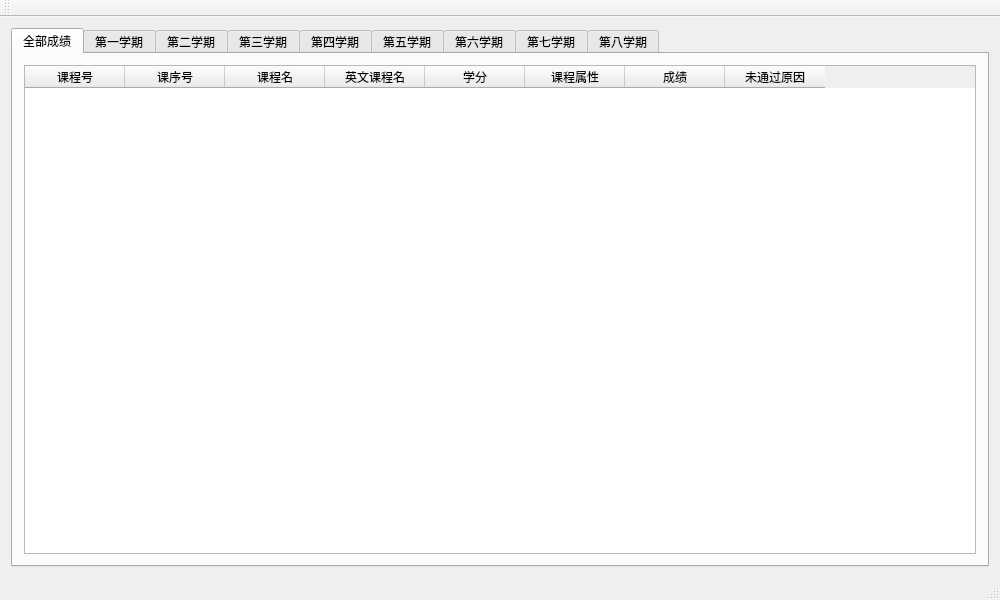
<?xml version="1.0" encoding="UTF-8"?>
<ui version="4.0">
 <class>MainWindow</class>
 <widget class="QMainWindow" name="MainWindow">
  <property name="geometry">
   <rect>
    <x>0</x>
    <y>0</y>
    <width>1000</width>
    <height>600</height>
   </rect>
  </property>
  <property name="windowTitle">
   <string>MainWindow</string>
  </property>
  <widget class="QWidget" name="centralWidget">
   <layout class="QGridLayout" name="gridLayout">
    <item row="0" column="0">
     <widget class="QTabWidget" name="tabWidget">
      <property name="currentIndex">
       <number>0</number>
      </property>
      <widget class="QWidget" name="tab">
       <attribute name="title">
        <string>全部成绩</string>
       </attribute>
       <layout class="QGridLayout" name="gridLayout_2">
        <item row="0" column="0">
         <widget class="QTableWidget" name="tableWidget_all">
          <column>
           <property name="text">
            <string>课程号</string>
           </property>
          </column>
          <column>
           <property name="text">
            <string>课序号</string>
           </property>
          </column>
          <column>
           <property name="text">
            <string>课程名</string>
           </property>
          </column>
          <column>
           <property name="text">
            <string>英文课程名</string>
           </property>
          </column>
          <column>
           <property name="text">
            <string>学分</string>
           </property>
          </column>
          <column>
           <property name="text">
            <string>课程属性</string>
           </property>
          </column>
          <column>
           <property name="text">
            <string>成绩</string>
           </property>
          </column>
          <column>
           <property name="text">
            <string>未通过原因</string>
           </property>
          </column>
         </widget>
        </item>
       </layout>
      </widget>
      <widget class="QWidget" name="tab_6">
       <attribute name="title">
        <string>第一学期</string>
       </attribute>
       <layout class="QGridLayout" name="gridLayout_7">
        <item row="0" column="0">
         <widget class="QTableWidget" name="tableWidget_term_1">
          <column>
           <property name="text">
            <string>课程号</string>
           </property>
          </column>
          <column>
           <property name="text">
            <string>课序号</string>
           </property>
          </column>
          <column>
           <property name="text">
            <string>课程名</string>
           </property>
          </column>
          <column>
           <property name="text">
            <string>英文课程名</string>
           </property>
          </column>
          <column>
           <property name="text">
            <string>学分</string>
           </property>
          </column>
          <column>
           <property name="text">
            <string>课程属性</string>
           </property>
          </column>
          <column>
           <property name="text">
            <string>成绩</string>
           </property>
          </column>
         </widget>
        </item>
       </layout>
      </widget>
      <widget class="QWidget" name="tab_2">
       <attribute name="title">
        <string>第二学期</string>
       </attribute>
       <layout class="QGridLayout" name="gridLayout_6">
        <item row="0" column="0">
         <widget class="QTableWidget" name="tableWidget_term_2">
          <column>
           <property name="text">
            <string>课程号</string>
           </property>
          </column>
          <column>
           <property name="text">
            <string>课序号</string>
           </property>
          </column>
          <column>
           <property name="text">
            <string>课程名</string>
           </property>
          </column>
          <column>
           <property name="text">
            <string>英文课程名</string>
           </property>
          </column>
          <column>
           <property name="text">
            <string>学分</string>
           </property>
          </column>
          <column>
           <property name="text">
            <string>课程属性</string>
           </property>
          </column>
          <column>
           <property name="text">
            <string>成绩</string>
           </property>
          </column>
         </widget>
        </item>
       </layout>
      </widget>
      <widget class="QWidget" name="tab_3">
       <attribute name="title">
        <string>第三学期</string>
       </attribute>
       <layout class="QGridLayout" name="gridLayout_5">
        <item row="0" column="0">
         <widget class="QTableWidget" name="tableWidget_term_3">
          <column>
           <property name="text">
            <string>课程号</string>
           </property>
          </column>
          <column>
           <property name="text">
            <string>课序号</string>
           </property>
          </column>
          <column>
           <property name="text">
            <string>课程名</string>
           </property>
          </column>
          <column>
           <property name="text">
            <string>英文课程名</string>
           </property>
          </column>
          <column>
           <property name="text">
            <string>学分</string>
           </property>
          </column>
          <column>
           <property name="text">
            <string>课程属性</string>
           </property>
          </column>
          <column>
           <property name="text">
            <string>成绩</string>
           </property>
          </column>
         </widget>
        </item>
       </layout>
      </widget>
      <widget class="QWidget" name="tab_4">
       <attribute name="title">
        <string>第四学期</string>
       </attribute>
       <layout class="QGridLayout" name="gridLayout_3">
        <item row="0" column="0">
         <widget class="QTableWidget" name="tableWidget_term_4">
          <column>
           <property name="text">
            <string>课程号</string>
           </property>
          </column>
          <column>
           <property name="text">
            <string>课序号</string>
           </property>
          </column>
          <column>
           <property name="text">
            <string>课程名</string>
           </property>
          </column>
          <column>
           <property name="text">
            <string>英文课程名</string>
           </property>
          </column>
          <column>
           <property name="text">
            <string>学分</string>
           </property>
          </column>
          <column>
           <property name="text">
            <string>课程属性</string>
           </property>
          </column>
          <column>
           <property name="text">
            <string>成绩</string>
           </property>
          </column>
         </widget>
        </item>
       </layout>
      </widget>
      <widget class="QWidget" name="tab_5">
       <attribute name="title">
        <string>第五学期</string>
       </attribute>
       <layout class="QGridLayout" name="gridLayout_4">
        <item row="0" column="0">
         <widget class="QTableWidget" name="tableWidget_term_5">
          <column>
           <property name="text">
            <string>课程号</string>
           </property>
          </column>
          <column>
           <property name="text">
            <string>课序号</string>
           </property>
          </column>
          <column>
           <property name="text">
            <string>课程名</string>
           </property>
          </column>
          <column>
           <property name="text">
            <string>英文课程名</string>
           </property>
          </column>
          <column>
           <property name="text">
            <string>学分</string>
           </property>
          </column>
          <column>
           <property name="text">
            <string>课程属性</string>
           </property>
          </column>
          <column>
           <property name="text">
            <string>成绩</string>
           </property>
          </column>
         </widget>
        </item>
       </layout>
      </widget>
      <widget class="QWidget" name="tab_7">
       <attribute name="title">
        <string>第六学期</string>
       </attribute>
       <layout class="QGridLayout" name="gridLayout_8">
        <item row="0" column="0">
         <widget class="QTableWidget" name="tableWidget_term_6">
          <column>
           <property name="text">
            <string>课程号</string>
           </property>
          </column>
          <column>
           <property name="text">
            <string>课序号</string>
           </property>
          </column>
          <column>
           <property name="text">
            <string>课程名</string>
           </property>
          </column>
          <column>
           <property name="text">
            <string>英文课程名</string>
           </property>
          </column>
          <column>
           <property name="text">
            <string>学分</string>
           </property>
          </column>
          <column>
           <property name="text">
            <string>课程属性</string>
           </property>
          </column>
          <column>
           <property name="text">
            <string>成绩</string>
           </property>
          </column>
         </widget>
        </item>
       </layout>
      </widget>
      <widget class="QWidget" name="tab_8">
       <attribute name="title">
        <string>第七学期</string>
       </attribute>
       <layout class="QGridLayout" name="gridLayout_9">
        <item row="0" column="0">
         <widget class="QTableWidget" name="tableWidget_term_7">
          <column>
           <property name="text">
            <string>课程号</string>
           </property>
          </column>
          <column>
           <property name="text">
            <string>课序号</string>
           </property>
          </column>
          <column>
           <property name="text">
            <string>课程名</string>
           </property>
          </column>
          <column>
           <property name="text">
            <string>英文课程名</string>
           </property>
          </column>
          <column>
           <property name="text">
            <string>学分</string>
           </property>
          </column>
          <column>
           <property name="text">
            <string>课程属性</string>
           </property>
          </column>
          <column>
           <property name="text">
            <string>成绩</string>
           </property>
          </column>
         </widget>
        </item>
       </layout>
      </widget>
      <widget class="QWidget" name="tab_9">
       <attribute name="title">
        <string>第八学期</string>
       </attribute>
       <layout class="QGridLayout" name="gridLayout_10">
        <item row="0" column="0">
         <widget class="QTableWidget" name="tableWidget_term_8">
          <column>
           <property name="text">
            <string>课程号</string>
           </property>
          </column>
          <column>
           <property name="text">
            <string>课序号</string>
           </property>
          </column>
          <column>
           <property name="text">
            <string>课程名</string>
           </property>
          </column>
          <column>
           <property name="text">
            <string>英文课程名</string>
           </property>
          </column>
          <column>
           <property name="text">
            <string>学分</string>
           </property>
          </column>
          <column>
           <property name="text">
            <string>课程属性</string>
           </property>
          </column>
          <column>
           <property name="text">
            <string>成绩</string>
           </property>
          </column>
         </widget>
        </item>
       </layout>
      </widget>
     </widget>
    </item>
   </layout>
  </widget>
  <widget class="QMenuBar" name="menuBar">
   <property name="geometry">
    <rect>
     <x>0</x>
     <y>0</y>
     <width>1000</width>
     <height>28</height>
    </rect>
   </property>
  </widget>
  <widget class="QToolBar" name="mainToolBar">
   <attribute name="toolBarArea">
    <enum>TopToolBarArea</enum>
   </attribute>
   <attribute name="toolBarBreak">
    <bool>false</bool>
   </attribute>
  </widget>
  <widget class="QStatusBar" name="statusBar"/>
 </widget>
 <layoutdefault spacing="6" margin="11"/>
 <resources/>
 <connections/>
</ui>
